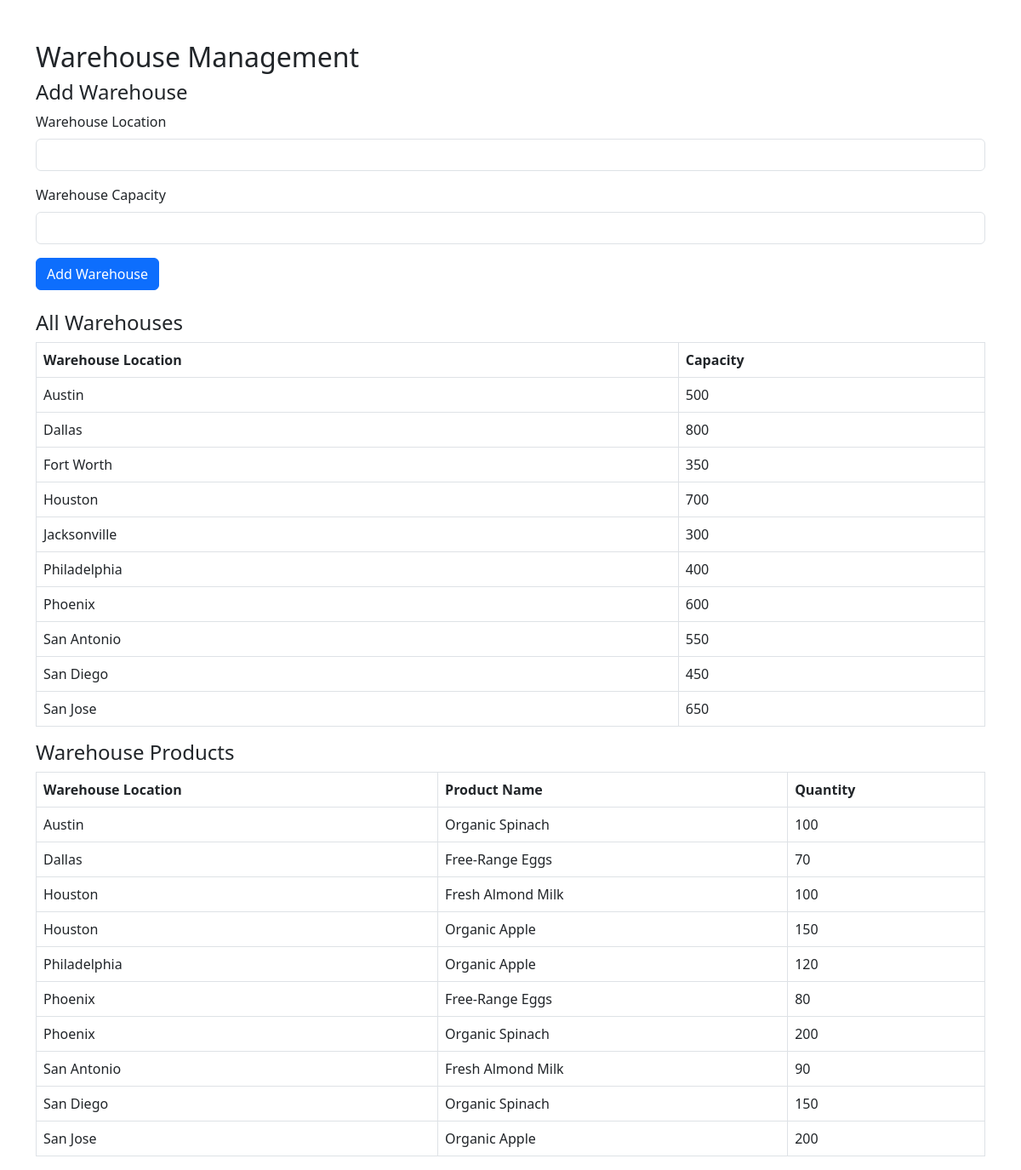
The app's page /warehouse_Management.php with its own data.
### tables this page shows
CREATE TABLE Warehouse (
    WarehouseID INT AUTO_INCREMENT PRIMARY KEY,
    Location VARCHAR(255) NOT NULL,
    Capacity INT NOT NULL
);

CREATE TABLE ProductWarehouse (
    ProductWarehouseID INT AUTO_INCREMENT PRIMARY KEY,
    ProductID INT NOT NULL,
    WarehouseID INT NOT NULL,
    Quantity INT NOT NULL,
    FOREIGN KEY (ProductID) REFERENCES Products(ProductID) ON DELETE CASCADE ON UPDATE CASCADE,
    FOREIGN KEY (WarehouseID) REFERENCES Warehouse(WarehouseID) ON DELETE CASCADE ON UPDATE CASCADE
);

CREATE TABLE Products (
    ProductID INT AUTO_INCREMENT PRIMARY KEY,
    ProductName VARCHAR(255) NOT NULL,
    Category VARCHAR(255) NOT NULL,
    Price DECIMAL(10, 2) NOT NULL,
    StockLevel INT NOT NULL,
    ImagePath VARCHAR(255) NOT NULL,
    SupplierID INT,
    CategoryID INT,
    PromotionID INT,
    FOREIGN KEY (SupplierID) REFERENCES Suppliers(SupplierID) 
        ON DELETE CASCADE 
        ON UPDATE CASCADE,
    FOREIGN KEY (CategoryID) REFERENCES Categories(CategoryID) 
        ON DELETE CASCADE 
        ON UPDATE CASCADE,
    FOREIGN KEY (PromotionID) REFERENCES Promotions(PromotionID) 
        ON DELETE SET NULL 
        ON UPDATE CASCADE
);

### warehouse_Management.php (the view, shortened to what this page needs)
<?php
include('connect.php');
$query = "SELECT Location, Capacity FROM Warehouse ORDER BY Location";
$warehouse_result = $conn->query($query);
$query = "
    SELECT
        w.Location AS WarehouseLocation,
        p.ProductName,
        pw.Quantity
    FROM ProductWarehouse pw
    JOIN Warehouse w ON pw.WarehouseID = w.WarehouseID
    JOIN Products p ON pw.ProductID = p.ProductID
    ORDER BY w.Location, p.ProductName
";
$product_result = $conn->query($query);
?>
<!DOCTYPE html>
<html lang="en">
<head>
    <link href="https://cdn.jsdelivr.net/npm/bootstrap@5.3.0/dist/css/bootstrap.min.css" rel="stylesheet">
</head>
<body>
<div class="container mt-5">
    <h2>Warehouse Management</h2>
    <div class="mb-4">
        <h4>Add Warehouse</h4>
        <form action="warehouse_management.php" method="POST">
            <div class="mb-3">
                <label for="location" class="form-label">Warehouse Location</label>
                <input type="text" class="form-control" id="location" name="location" required>
            </div>
            <div class="mb-3">
                <label for="capacity" class="form-label">Warehouse Capacity</label>
                <input type="number" class="form-control" id="capacity" name="capacity" required>
            </div>
            <button type="submit" name="add_warehouse" class="btn btn-primary">Add Warehouse</button>
        </form>
    </div>
    <h4>All Warehouses</h4>
    <table class="table table-bordered">
        <thead>
            <tr>
                <th>Warehouse Location</th>
                <th>Capacity</th>
            </tr>
        </thead>
        <tbody>
            <?php if ($warehouse_result->num_rows > 0): ?>
                <?php while ($row = $warehouse_result->fetch_assoc()): ?>
                    <tr>
                        <td><?php echo htmlspecialchars($row['Location']); ?></td>
                        <td><?php echo htmlspecialchars($row['Capacity']); ?></td>
                    </tr>
                <?php endwhile; ?>
            <?php else: ?>
                <tr>
                    <td colspan="2" class="text-center">No warehouses found.</td>
                </tr>
            <?php endif; ?>
        </tbody>
    </table>
    <h4>Warehouse Products</h4>
    <table class="table table-bordered">
        <thead>
            <tr>
                <th>Warehouse Location</th>
                <th>Product Name</th>
                <th>Quantity</th>
            </tr>
        </thead>
        <tbody>
            <?php if ($product_result->num_rows > 0): ?>
                <?php while ($row = $product_result->fetch_assoc()): ?>
                    <tr>
                        <td><?php echo htmlspecialchars($row['WarehouseLocation']); ?></td>
                        <td><?php echo htmlspecialchars($row['ProductName']); ?></td>
                        <td><?php echo htmlspecialchars($row['Quantity']); ?></td>
                    </tr>
                <?php endwhile; ?>
            <?php else: ?>
                <tr>
                    <td colspan="3" class="text-center">No products found.</td>
                </tr>
            <?php endif; ?>
        </tbody>
    </table>
</div>
</body>
</html>

### records on screen
warehouse: Location "Austin", Capacity "500"
warehouse: Location "Dallas", Capacity "800"
warehouse: Location "Fort Worth", Capacity "350"
warehouse: Location "Houston", Capacity "700"
warehouse: Location "Jacksonville", Capacity "300"
warehouse: Location "Philadelphia", Capacity "400"
warehouse: Location "Phoenix", Capacity "600"
warehouse: Location "San Antonio", Capacity "550"
warehouse: Location "San Diego", Capacity "450"
warehouse: Location "San Jose", Capacity "650"
productwarehouse: WarehouseID.Location "Austin", ProductID.ProductName "Organic Spinach", Quantity "100"
productwarehouse: WarehouseID.Location "Dallas", ProductID.ProductName "Free-Range Eggs", Quantity "70"
productwarehouse: WarehouseID.Location "Houston", ProductID.ProductName "Fresh Almond Milk", Quantity "100"
productwarehouse: WarehouseID.Location "Houston", ProductID.ProductName "Organic Apple", Quantity "150"
productwarehouse: WarehouseID.Location "Philadelphia", ProductID.ProductName "Organic Apple", Quantity "120"
productwarehouse: WarehouseID.Location "Phoenix", ProductID.ProductName "Free-Range Eggs", Quantity "80"
productwarehouse: WarehouseID.Location "Phoenix", ProductID.ProductName "Organic Spinach", Quantity "200"
productwarehouse: WarehouseID.Location "San Antonio", ProductID.ProductName "Fresh Almond Milk", Quantity "90"
productwarehouse: WarehouseID.Location "San Diego", ProductID.ProductName "Organic Spinach", Quantity "150"
productwarehouse: WarehouseID.Location "San Jose", ProductID.ProductName "Organic Apple", Quantity "200"
